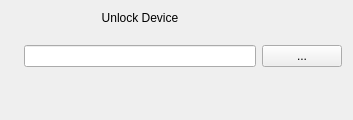
<?xml version="1.0" encoding="UTF-8"?>
<ui version="4.0">
 <class>Dialog</class>
 <widget class="QDialog" name="Dialog">
  <property name="geometry">
   <rect>
    <x>0</x>
    <y>0</y>
    <width>408</width>
    <height>107</height>
   </rect>
  </property>
  <property name="windowTitle">
   <string>Unlock Device</string>
  </property>
  <property name="windowIcon">
   <iconset>
    <normaloff>../icons/icon.png</normaloff>../icons/icon.png</iconset>
  </property>
  <layout class="QHBoxLayout" name="horizontalLayout">
   <property name="sizeConstraint">
    <enum>QLayout::SetFixedSize</enum>
   </property>
   <item>
    <widget class="QLabel" name="label">
     <property name="text">
      <string/>
     </property>
     <property name="pixmap">
      <pixmap>:/images/about-logo.png</pixmap>
     </property>
    </widget>
   </item>
   <item>
    <layout class="QGridLayout" name="gridLayout" rowminimumheight="0,50,0">
     <item row="0" column="0">
      <widget class="QLabel" name="label_2">
       <property name="text">
        <string>Unlock Device</string>
       </property>
       <property name="alignment">
        <set>Qt::AlignCenter</set>
       </property>
      </widget>
     </item>
     <item row="1" column="0">
      <widget class="QLineEdit" name="linePassphrase">
       <property name="echoMode">
        <enum>QLineEdit::Password</enum>
       </property>
      </widget>
     </item>
     <item row="1" column="1">
      <widget class="QPushButton" name="keyfileButton">
       <property name="toolTip">
        <string>Select keyfile</string>
       </property>
       <property name="whatsThis">
        <string/>
       </property>
       <property name="text">
        <string>...</string>
       </property>
       <property name="autoDefault">
        <bool>false</bool>
       </property>
      </widget>
     </item>
     <item row="2" column="0" colspan="2">
      <spacer name="verticalSpacer">
       <property name="orientation">
        <enum>Qt::Vertical</enum>
       </property>
       <property name="sizeHint" stdset="0">
        <size>
         <width>318</width>
         <height>28</height>
        </size>
       </property>
      </spacer>
     </item>
    </layout>
   </item>
  </layout>
 </widget>
 <resources>
  <include location="../resource/images.qrc"/>
 </resources>
 <connections/>
</ui>
